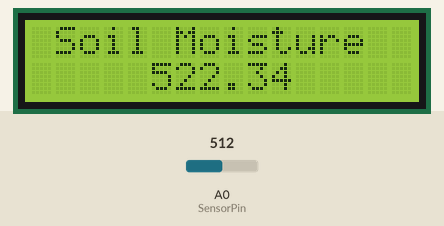
A sketch run on a simulated Arduino Uno, built with avr-gcc and run on an emulated ATmega328P. Shown: 16×2 character LCD. Inputs (shaded band) come from the test bench; at power-on: A0 (SensorPin) = 512. What the sketch prints to the serial monitor is not drawn.

Above: at 1.2 s.
1.3 s: A0 (SensorPin) set to 716
At 2.7 s:
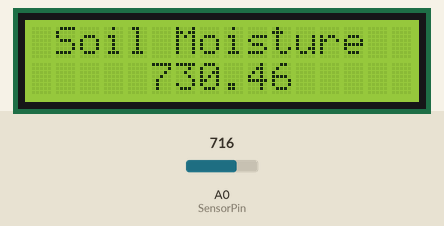
3.0 s: A0 (SensorPin) set to 900
At 4.4 s:
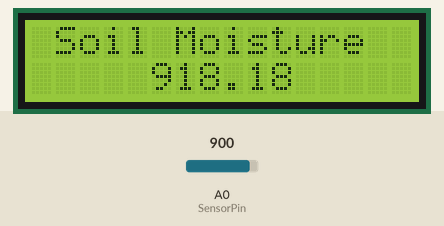
4.8 s: A0 (SensorPin) set to 1023
At 6.2 s:
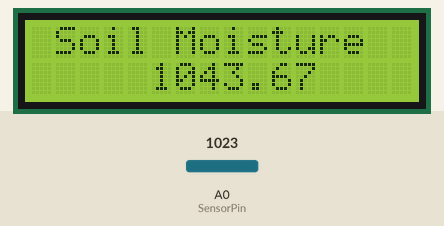
Timing chart, 0 to 7.8 s (numbered marks = the images above; inputs shaded):
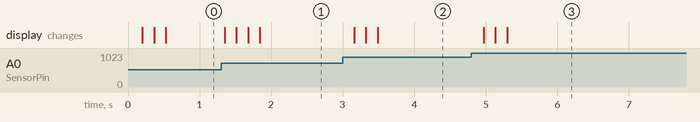

The sketch:

SOIL.ino
```cpp
#include <LiquidCrystal_I2C.h>
LiquidCrystal_I2C lcd (0x27, 16,2); // if error get address from i2c scanner
#define SensorPin A0
float sensorValue = 0;

void setup() {
 Serial.begin(9600);

  lcd.init();
  lcd.clear();
  lcd.backlight();

}

void loop() {
  lcd.setCursor(1, 0);
  lcd.print("Soil Moisture");
  lcd.setCursor(2, 2);
  //lcd.clear();

  // put your main code here, to run repeatedly:
 for(int i = 0; i<= 100; i++)
 {
  sensorValue = sensorValue + analogRead(SensorPin);

  delay(1);
 }
 sensorValue = sensorValue/100.0;
 lcd.setCursor(5,4);
 Serial.println(sensorValue);
 lcd.print(sensorValue);
 delay(30);
}
```

Measured:
- after the input at 1.3 s, the display: first changes after 0.05 s (image 1 shows a later state)
- after the input at 3.0 s, the display: first changes after 0.16 s (image 2 shows a later state)
- after the input at 4.8 s, the display: first changes after 0.17 s (image 3 shows a later state)
